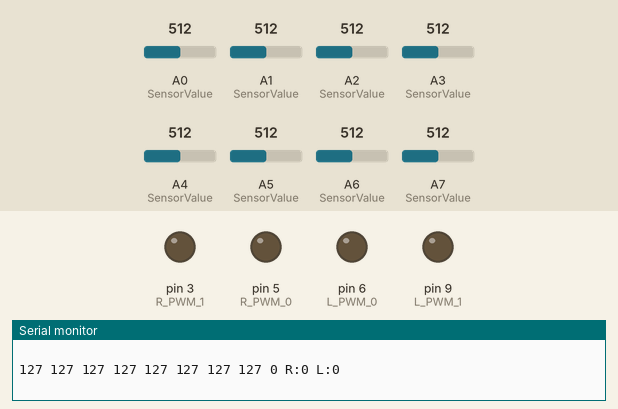
The sketch below on a simulated Arduino Nano, built with avr-gcc and run on an emulated ATmega328P. Shown: output pins drawn as LEDs (lit = HIGH), the last lines printed to the serial monitor. The inputs (shaded band) are chosen by the test bench; at power-on: A0 (SensorValue) = 512, A1 (SensorValue) = 512, A2 (SensorValue) = 512, A3 (SensorValue) = 512, A4 (SensorValue) = 512, A5 (SensorValue) = 512, A6 (SensorValue) = 512, A7 (SensorValue) = 512.

Above: at 1.2 s.
1.3 s: A0 (SensorValue) set to 590
4.3 s: A0 (SensorValue) set to 615
At 5.5 s:
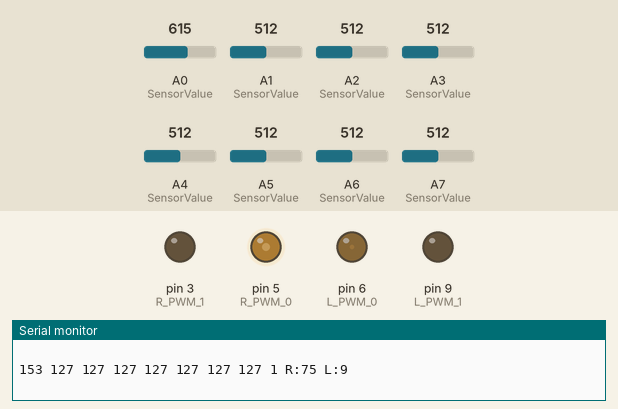
5.8 s: A1 (SensorValue) set to 716
At 6.4 s:
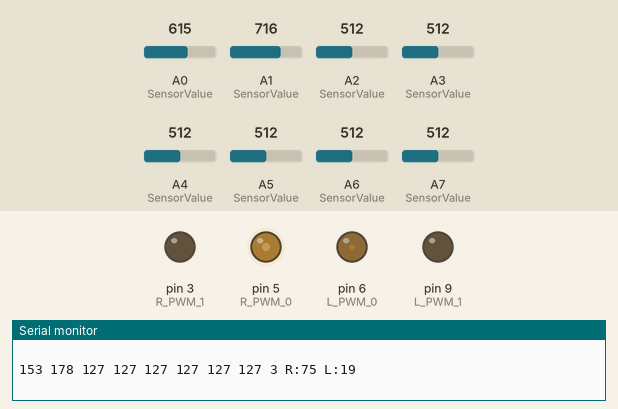
7.3 s: A2 (SensorValue) set to 584
8.8 s: A2 (SensorValue) set to 618
At 9.4 s:
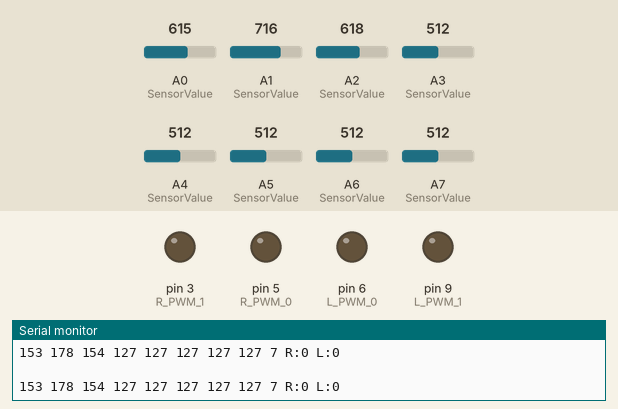
10.3 s: A2 (SensorValue) set to 306
At 11.4 s:
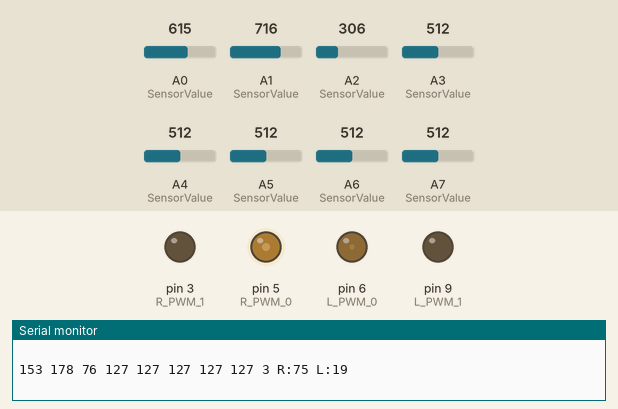
Timing chart, 0 to 12.8 s (numbered marks = the images above; inputs shaded):
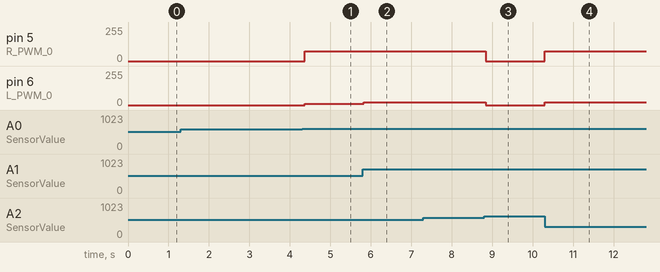

The sketch:

arduino_line_trace.ino
```cpp
#define R_PWM_0 5
#define R_PWM_1 3
#define L_PWM_0 6
#define L_PWM_1 9
#define OUT1 A0
#define OUT2 A1
#define OUT3 A2
#define OUT4 A3
#define OUT5 A4
#define OUT6 A5
#define OUT7 A6
#define OUT8 A7
#define STBY 4

int SensorValue[]={OUT1,OUT2,OUT3,OUT4,OUT5,OUT6,OUT7,OUT8};
int value = 0;


//左右モータを前進させる
void moveForward(int l,int r){
  int speedchange_r = 0;
  int speedchange_l = 0;
  r *= 0.95;
  speedchange_r = map(r,0,255,45,60);
  speedchange_l = map(l,0,255,45,60);
  r *= 0.31;
  l *= 0.31;

  analogWrite(R_PWM_0,r);
  digitalWrite(R_PWM_1,LOW);
  analogWrite(L_PWM_0,l);
  digitalWrite(L_PWM_1,LOW);

  Serial.print("R:");
  Serial.print(r);
  Serial.print(" L:");
  Serial.println(l);

}

void setup() {
  Serial.begin(9600);
  pinMode(R_PWM_0,OUTPUT);
  pinMode(R_PWM_1,OUTPUT);
  pinMode(L_PWM_0,OUTPUT);
  pinMode(L_PWM_1,OUTPUT);
  digitalWrite(STBY,1);
}

void loop() {
  int buf =0;
  delay(100);
  // センサの値を取得する
  for(int i = 0; i < 8; i++){
    value = analogRead(SensorValue[i]);
    value = map(value,0,1023,0,255);
    Serial.print(value);
    Serial.print(' ');
    if(value >= 150){
      buf |= 1 << i;
    }
  }
  Serial.print(buf);
  Serial.print(' ');
  // モータを前進させる
  switch(buf){
    case 0b10000000:moveForward(255,31);
      break;
    case 0b11000000:moveForward(255,62);
      break;
    case 0b01000000:moveForward(255,93);
      break;
    case 0b01100000:moveForward(255,124);
      break;
    case 0b00100000:moveForward(255,155);
      break;
    case 0b00110000:moveForward(255,186);
      break;
    case 0b00010000:moveForward(255,217);
      break;
    case 0b00011000:moveForward(255,255);
      break;
    case 0b00001000:moveForward(217,255);
      break;
    case 0b00001100:moveForward(186,255);
      break;
    case 0b00000100:moveForward(155,255);
      break;
    case 0b00000110:moveForward(124,255);
      break;
    case 0b00000010:moveForward(93,255);
      break;
    case 0b00000011:moveForward(62,255);
      break;
    case 0b00000001:moveForward(31,255);
      break;

    default:moveForward(0,0);
  }
  Serial.println(' ');
  digitalWrite(STBY,0);
  delay(1);
  digitalWrite(STBY,1);
}
```

Measured:
- the behaviour switches between 601 and 602 on A0 (SensorValue) (found by bisection; images 0 and 1)
- the behaviour switches between 601 and 602 on A2 (SensorValue) (found by bisection; images 2 and 3)
- after the input at 4.3 s, pin 5 (R_PWM_0): 0/255 → 75/255 after 0.07 s; pin 6 (L_PWM_0): 0/255 → 9/255 after 0.07 s
- after the input at 5.8 s, pin 6 (L_PWM_0): 9/255 → 19/255 at once
- after the input at 8.8 s, pin 5 (R_PWM_0): 75/255 → 0/255 after 0.05 s; pin 6 (L_PWM_0): 19/255 → 0/255 after 0.05 s
- after the input at 10.3 s, pin 5 (R_PWM_0): 0/255 → 75/255 at once; pin 6 (L_PWM_0): 0/255 → 19/255 at once
